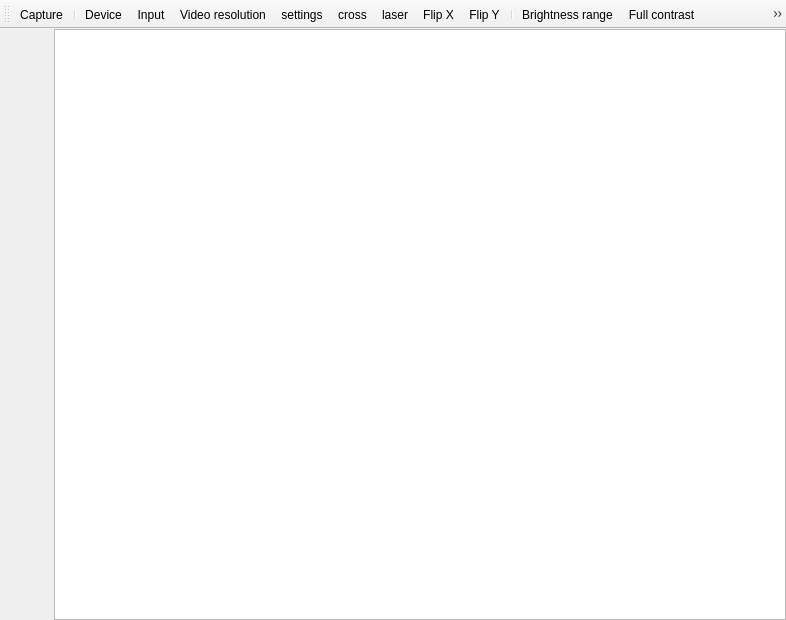
<?xml version="1.0" encoding="UTF-8"?>
<ui version="4.0">
 <class>CaptureWgt</class>
 <widget class="QMainWindow" name="CaptureWgt">
  <property name="geometry">
   <rect>
    <x>0</x>
    <y>0</y>
    <width>786</width>
    <height>620</height>
   </rect>
  </property>
  <property name="windowTitle">
   <string>Video capture</string>
  </property>
  <widget class="QWidget" name="centralwidget">
   <layout class="QHBoxLayout" name="horizontalLayout">
    <property name="spacing">
     <number>0</number>
    </property>
    <property name="margin">
     <number>0</number>
    </property>
    <item>
     <widget class="QGraphicsView" name="view">
      <property name="verticalScrollBarPolicy">
       <enum>Qt::ScrollBarAlwaysOff</enum>
      </property>
      <property name="horizontalScrollBarPolicy">
       <enum>Qt::ScrollBarAlwaysOff</enum>
      </property>
     </widget>
    </item>
   </layout>
  </widget>
  <widget class="QToolBar" name="toolBar">
   <property name="windowTitle">
    <string>toolBar</string>
   </property>
   <attribute name="toolBarArea">
    <enum>TopToolBarArea</enum>
   </attribute>
   <attribute name="toolBarBreak">
    <bool>false</bool>
   </attribute>
   <addaction name="capture"/>
   <addaction name="separator"/>
   <addaction name="device"/>
   <addaction name="input"/>
   <addaction name="resolution"/>
   <addaction name="settings"/>
   <addaction name="cross"/>
   <addaction name="laser"/>
   <addaction name="flipX"/>
   <addaction name="flipY"/>
   <addaction name="separator"/>
   <addaction name="brightnessRange"/>
   <addaction name="fullContrast"/>
   <addaction name="surface"/>
   <addaction name="equalizeHist"/>
   <addaction name="sobel"/>
   <addaction name="median"/>
   <addaction name="timeSmooth"/>
   <addaction name="highPass"/>
   <addaction name="separator"/>
   <addaction name="pixmap"/>
  </widget>
  <widget class="QDockWidget" name="brightnessDw">
   <property name="minimumSize">
    <size>
     <width>48</width>
     <height>128</height>
    </size>
   </property>
   <property name="maximumSize">
    <size>
     <width>48</width>
     <height>524287</height>
    </size>
   </property>
   <property name="features">
    <set>QDockWidget::NoDockWidgetFeatures</set>
   </property>
   <property name="allowedAreas">
    <set>Qt::LeftDockWidgetArea</set>
   </property>
   <attribute name="dockWidgetArea">
    <number>1</number>
   </attribute>
   <widget class="QWidget" name="dockWidgetContents"/>
  </widget>
  <action name="capture">
   <property name="checkable">
    <bool>true</bool>
   </property>
   <property name="icon">
    <iconset resource="images.qrc">
     <normaloff>:/images/arrow.png</normaloff>:/images/arrow.png</iconset>
   </property>
   <property name="text">
    <string>Capture</string>
   </property>
  </action>
  <action name="device">
   <property name="icon">
    <iconset resource="images.qrc">
     <normaloff>:/images/device.png</normaloff>:/images/device.png</iconset>
   </property>
   <property name="text">
    <string>Device</string>
   </property>
  </action>
  <action name="settings">
   <property name="icon">
    <iconset resource="images.qrc">
     <normaloff>:/images/wrench.png</normaloff>:/images/wrench.png</iconset>
   </property>
   <property name="text">
    <string>settings</string>
   </property>
  </action>
  <action name="format">
   <property name="icon">
    <iconset resource="images.qrc">
     <normaloff>:/images/format.png</normaloff>:/images/format.png</iconset>
   </property>
   <property name="text">
    <string>format</string>
   </property>
  </action>
  <action name="align">
   <property name="checkable">
    <bool>true</bool>
   </property>
   <property name="icon">
    <iconset resource="images.qrc">
     <normaloff>:/images/info.png</normaloff>:/images/info.png</iconset>
   </property>
   <property name="text">
    <string>align</string>
   </property>
  </action>
  <action name="cross">
   <property name="checkable">
    <bool>true</bool>
   </property>
   <property name="icon">
    <iconset resource="images.qrc">
     <normaloff>:/images/laser.png</normaloff>:/images/laser.png</iconset>
   </property>
   <property name="text">
    <string>cross</string>
   </property>
   <property name="toolTip">
    <string>Feature emphasis</string>
   </property>
  </action>
  <action name="filters">
   <property name="icon">
    <iconset resource="images.qrc">
     <normaloff>:/images/filters.png</normaloff>:/images/filters.png</iconset>
   </property>
   <property name="text">
    <string>filters</string>
   </property>
   <property name="toolTip">
    <string>Image filters</string>
   </property>
  </action>
  <action name="input">
   <property name="icon">
    <iconset resource="images.qrc">
     <normaloff>:/images/s-video.png</normaloff>:/images/s-video.png</iconset>
   </property>
   <property name="text">
    <string>Input</string>
   </property>
   <property name="toolTip">
    <string>Choose hardware input channel (only usable if more then one).</string>
   </property>
  </action>
  <action name="equalizeHist">
   <property name="checkable">
    <bool>true</bool>
   </property>
   <property name="icon">
    <iconset resource="images.qrc">
     <normaloff>:/images/equalizeHist.png</normaloff>:/images/equalizeHist.png</iconset>
   </property>
   <property name="text">
    <string>Equalize histogram</string>
   </property>
  </action>
  <action name="fullContrast">
   <property name="checkable">
    <bool>true</bool>
   </property>
   <property name="icon">
    <iconset resource="images.qrc">
     <normaloff>:/images/fullContrast.png</normaloff>:/images/fullContrast.png</iconset>
   </property>
   <property name="text">
    <string>Full contrast</string>
   </property>
  </action>
  <action name="sobel">
   <property name="checkable">
    <bool>true</bool>
   </property>
   <property name="icon">
    <iconset resource="images.qrc">
     <normaloff>:/images/sobel.png</normaloff>:/images/sobel.png</iconset>
   </property>
   <property name="text">
    <string>Sobel</string>
   </property>
  </action>
  <action name="median">
   <property name="checkable">
    <bool>true</bool>
   </property>
   <property name="icon">
    <iconset resource="images.qrc">
     <normaloff>:/images/median.png</normaloff>:/images/median.png</iconset>
   </property>
   <property name="text">
    <string>Median</string>
   </property>
  </action>
  <action name="timeSmooth">
   <property name="checkable">
    <bool>true</bool>
   </property>
   <property name="icon">
    <iconset resource="images.qrc">
     <normaloff>:/images/timeSmooth.png</normaloff>:/images/timeSmooth.png</iconset>
   </property>
   <property name="text">
    <string>Time smoothing</string>
   </property>
  </action>
  <action name="pixmap">
   <property name="icon">
    <iconset resource="images.qrc">
     <normaloff>:/images/pixmap.png</normaloff>:/images/pixmap.png</iconset>
   </property>
   <property name="text">
    <string>pixmap</string>
   </property>
   <property name="toolTip">
    <string>Save current image as pixmap</string>
   </property>
  </action>
  <action name="highPass">
   <property name="checkable">
    <bool>true</bool>
   </property>
   <property name="icon">
    <iconset resource="images.qrc">
     <normaloff>:/images/highpass.png</normaloff>:/images/highpass.png</iconset>
   </property>
   <property name="text">
    <string>High pass</string>
   </property>
   <property name="toolTip">
    <string>Highpass filter</string>
   </property>
  </action>
  <action name="surface">
   <property name="checkable">
    <bool>true</bool>
   </property>
   <property name="icon">
    <iconset resource="images.qrc">
     <normaloff>:/images/surface.png</normaloff>:/images/surface.png</iconset>
   </property>
   <property name="text">
    <string>Substract surface</string>
   </property>
   <property name="toolTip">
    <string>Substract surface</string>
   </property>
  </action>
  <action name="brightnessRange">
   <property name="checkable">
    <bool>true</bool>
   </property>
   <property name="icon">
    <iconset resource="images.qrc">
     <normaloff>:/images/brightness.png</normaloff>:/images/brightness.png</iconset>
   </property>
   <property name="text">
    <string>Brightness range</string>
   </property>
   <property name="toolTip">
    <string>Brightness range</string>
   </property>
  </action>
  <action name="flipX">
   <property name="checkable">
    <bool>true</bool>
   </property>
   <property name="icon">
    <iconset resource="images.qrc">
     <normaloff>:/images/flipX.png</normaloff>:/images/flipX.png</iconset>
   </property>
   <property name="text">
    <string>Flip X</string>
   </property>
   <property name="toolTip">
    <string>Flip an image around X axis</string>
   </property>
  </action>
  <action name="flipY">
   <property name="checkable">
    <bool>true</bool>
   </property>
   <property name="icon">
    <iconset resource="images.qrc">
     <normaloff>:/images/flipY.png</normaloff>:/images/flipY.png</iconset>
   </property>
   <property name="text">
    <string>Flip Y</string>
   </property>
   <property name="toolTip">
    <string>Flip an image around Y axis</string>
   </property>
  </action>
  <action name="resolution">
   <property name="icon">
    <iconset resource="images.qrc">
     <normaloff>:/images/resolution.png</normaloff>:/images/resolution.png</iconset>
   </property>
   <property name="text">
    <string>Video resolution</string>
   </property>
   <property name="toolTip">
    <string>Preferred video resolutions list</string>
   </property>
  </action>
  <action name="laser">
   <property name="checkable">
    <bool>true</bool>
   </property>
   <property name="icon">
    <iconset resource="images.qrc">
     <normaloff>:/images/laser02.png</normaloff>:/images/laser02.png</iconset>
   </property>
   <property name="text">
    <string>laser</string>
   </property>
   <property name="toolTip">
    <string>Laser spot position</string>
   </property>
  </action>
 </widget>
 <resources>
  <include location="images.qrc"/>
 </resources>
 <connections/>
</ui>
